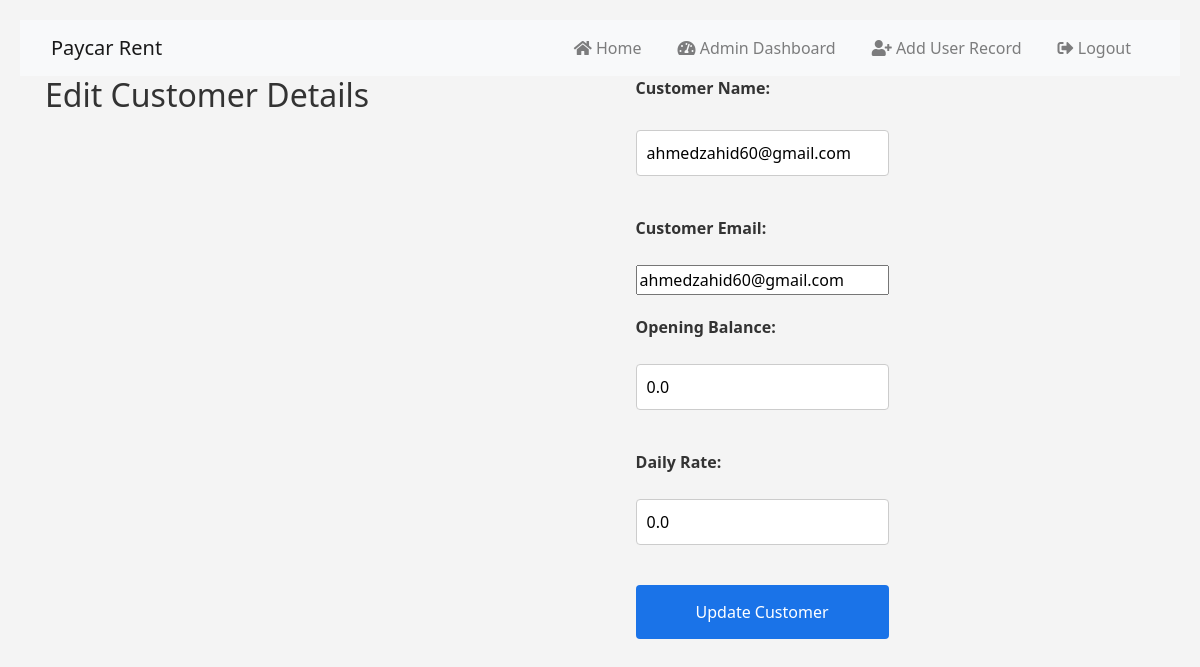
The app's page /admin/customer/2 (signed in) with its own data.
### app.py (models this page shows)
class Customer(db.Model):
    id = db.Column(db.Integer, primary_key=True)
    name = db.Column(db.String(100), nullable=False)
    email = db.Column(db.String(100), unique=True, nullable=False)
    opening_balance = db.Column(db.Float, default=0)
    current_balance = db.Column(db.Float, default=0)
    daily_rate = db.Column(db.Float, default=0)  # Daily increment to the balance
    transactions = db.relationship('Transaction', backref='customer', lazy=True)

### app.py (the view)
@app.route('/admin/customer/<int:customer_id>', methods=['GET', 'POST'], endpoint='admin_edit_customer')
@login_required
def admin_customer(customer_id):
    if not current_user.is_admin:
        return "Access denied", 403
    customer = Customer.query.get_or_404(customer_id)
    if request.method == 'POST':
        customer.opening_balance = request.form.get('opening_balance', type=float)
        customer.daily_rate = request.form.get('daily_rate', type=float)
        db.session.commit()
        flash('Customer details updated successfully.')
        return redirect(url_for('admin_dashboard'))
    return render_template('admin_customer.html', customer=customer)

### app.py (called while the page is built)
@login_manager.user_loader
def load_user(user_id):
    return db.session.get(User, int(user_id))

### templates/admin_customer.html
{% extends "base.html" %}
{% block content %}
<h2>Edit Customer Details</h2>
<form action="{{ url_for('admin_customer', customer_id=customer.id) }}" method="post">
    <label for="name">Customer Name:</label>
    <input type="text" id="name" name="name" value="{{ customer.name }}" readonly>
    <label for="email">Customer Email:</label>
    <input type="email" id="email" name="email" value="{{ customer.email }}" readonly>
    <label for="opening_balance">Opening Balance:</label>
    <input type="number" id="opening_balance" name="opening_balance" value="{{ customer.opening_balance }}" step="0.01" required>
    <label for="daily_rate">Daily Rate:</label>
    <input type="number" id="daily_rate" name="daily_rate" value="{{ customer.daily_rate }}" step="0.01" required>
    <input type="submit" value="Update Customer">
</form>
{% endblock %}

### static/styles.css (style rules this page uses)
body { font-family: 'Segoe UI', Tahoma, Geneva, Verdana, sans-serif; margin: 0; padding: 20px; background-color: #f4f4f4; color: #333; }
form { display: flex; flex-direction: column; gap: 20px; max-width: 500px; margin: auto; }
label { font-weight: bold; margin-bottom: 5px; }
input[type="number"] { width: 100%; padding: 10px; margin-bottom: 20px; border: 1px solid #ccc; border-radius: 4px; }
input[type="submit"] { background-color: #1a73e8; color: white; padding: 15px 20px; border: none; border-radius: 4px; cursor: pointer; transition: background-color 0.2s; }
input[type="text"], input[type="password"] { width: 100%; padding: 10px; margin: 8px 0; display: inline-block; border: 1px solid #ccc; border-radius: 4px; box-sizing: border-box; }
label { display: block; margin-bottom: 5px; font-weight: bold; }
input[type="text"], input[type="password"], select { width: 100%; padding: 10px; margin: 5px 0 20px 0; display: inline-block; border: 1px solid #ccc; border-radius: 4px; box-sizing: border-box; }

### records on screen
Customer: name "ahmedzahid60@gmail.com", email "ahmedzahid60@gmail.com", opening_balance "0.0", daily_rate "0.0"
